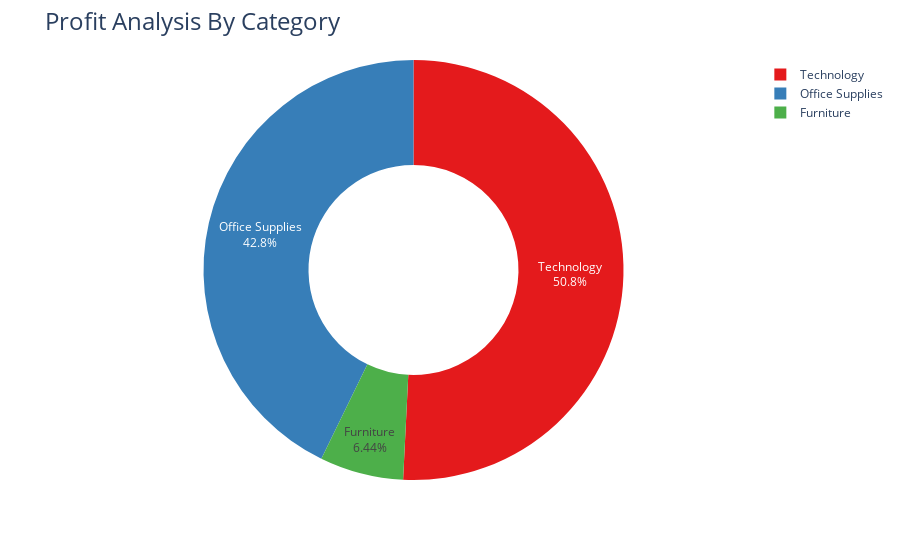

Notebook code cell kept with this figure:
### Code cell
profit_by_category = data.groupby('Category')['Profit'].sum().reset_index()

fig = px.pie(profit_by_category,
            values = 'Profit',
            names = 'Category',
            hole = 0.5,
            color_discrete_sequence=px.colors.qualitative.Set1 )
fig.update_traces( textposition = 'inside',textinfo = 'percent+label')
fig.update_layout(title_text = 'Profit Analysis By Category',title_font=dict(size=24))
fig.show()

### Figure 1 — Plotly figure (JSON) as saved in the notebook; plotly's stock layout.template omitted (floating-point values rounded to 4 significant figures)
{"data": [{"domain": {"x": [0, 1], "y": [0, 1]}, "hole": 0.5, "hovertemplate": "Category=%{label}<br>Profit=%{value}<extra></extra>", "labels": ["Furniture", "Office Supplies", "Technology"], "legendgroup": "", "name": "", "showlegend": true, "textinfo": "percent+label", "textposition": "inside", "type": "pie", "values": [18450.0, 122500.0, 145500.0]}], "layout": {"autosize": true, "legend": {"tracegroupgap": 0}, "margin": {"t": 60}, "piecolorway": ["rgb(228,26,28)", "rgb(55,126,184)", "rgb(77,175,74)", "rgb(152,78,163)", "rgb(255,127,0)", "rgb(255,255,51)", "rgb(166,86,40)", "rgb(247,129,191)", "rgb(153,153,153)"], "title": {"font": {"size": 24}, "text": "Profit Analysis By Category"}}}
